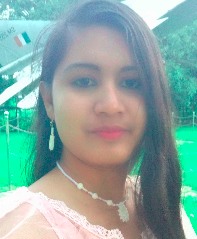
#> input picture newimage.png, 197 x 239 px
$ jupyter execute --allow-errors 'folium and face detection.ipynb'
#> lines starting #> are read from the running program, lines starting #| are printed output that depends on the picture; after the words box and inside, x2 and y2 are one past the last pixel; in counts of white or black regions, pixels touching at a corner belong together
[cell 1]
import matplotlib.pyplot as plt
import numpy

[cell 2]
x=numpy.random.randn(100,100)

[cell 3]
plt.hist(x)
plt.show()
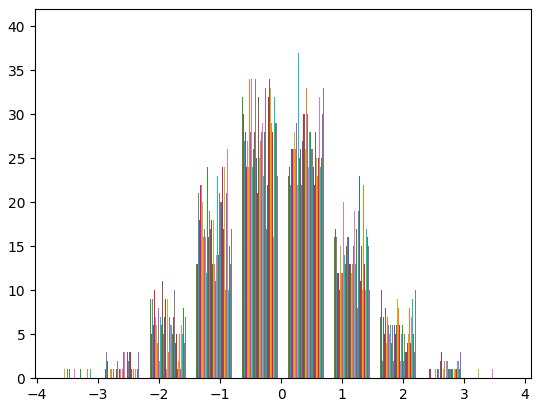
#> figure drawn by matplotlib, 1 panel; tallest bar 28 high, from x = 0.106 to 0.112; tallest bar 38 high, from x = -0.642 to -0.636; tallest bar 32 high, from x = -0.636 to -0.63

[cell 4]
plt.bar([1,2,3],[4,5,6])
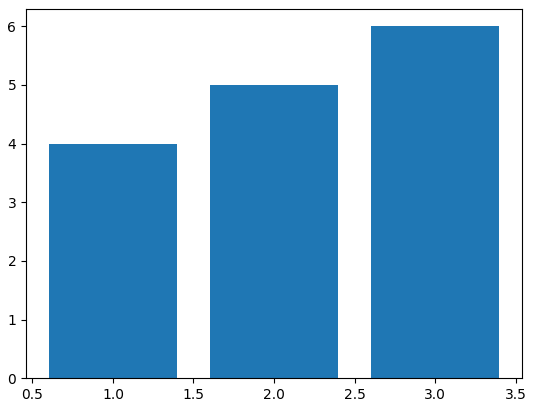
#> figure drawn by matplotlib, 1 panel; tallest bar 6 high, from x = 2.6 to 3.4

[cell 5]
dict1={"Ajay": 20,"Binay":30,"John" : 40}

[cell 6]
labels=dict1.keys()

[cell 7]
values=dict1.values()

[cell 8]
labels,values

#> (a cell that did not finish here is left out)

[cell 10]
plt.pie(values,labels=labels)
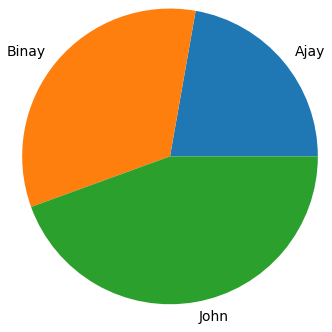
#> figure drawn by matplotlib, 1 panel

[cell 11]
import folium

#> (a cell that did not finish here is left out)

[cell 13]
cordinates=([38,-99],[33,-98])

#> (a cell that did not finish here is left out)

#> (a cell that did not finish here is left out)

[cell 16]
import cv2

[cell 17]
img=cv2.imread("newimage.png",1)
#> img is the input picture: shape (239, 197, 3); mean B, G, R 162.3, 169.1, 135.7
face=cv2.CascadeClassifier("haarcascade_frontalface_default.xml")

[cell 18]
detect=face.detectMultiScale(img)
#> detect = [[41, 33, 127, 127]]
print(detect)
#| [[ 41  33 127 127]]

[cell 19]
for a,b,c,d in detect:
    img=cv2.rectangle(img,(a,b),(a+c,b+d),(0,255,0),3)
#> this loop made 1 pass
#> pass 1, `img=cv2.rectangle(img,(a,b),(a+c,b+d),(0,255,0),3)`:
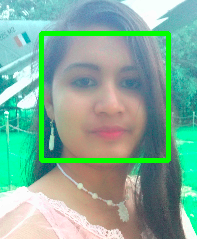
#> img: shape (239, 197, 3); 5.37% of pixels changed, all inside (x1, y1, x2, y2) = (39, 31, 171, 163)

$ run again, with B612_20200813_010705_047.jpg saved as newimage.png
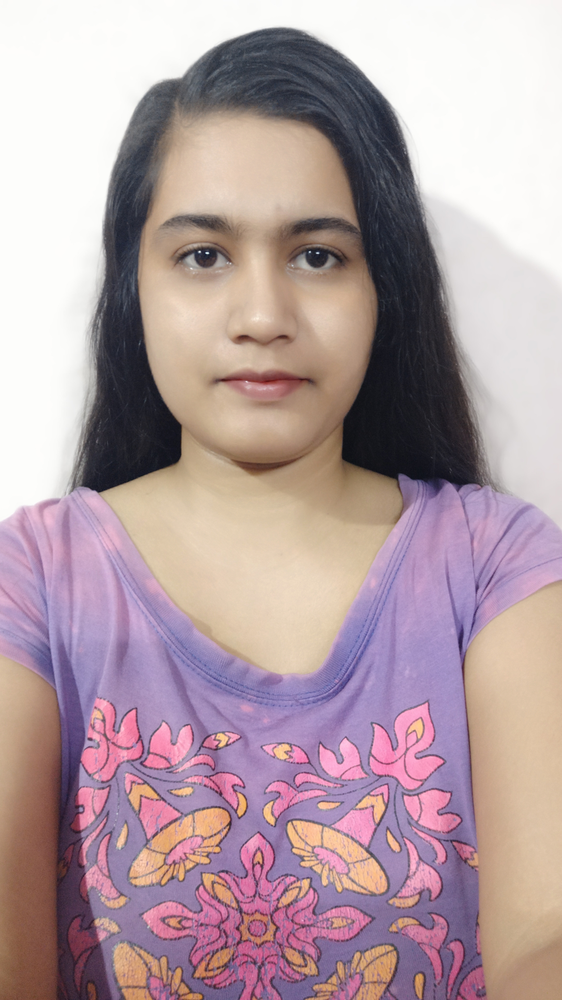
#> input picture B612_20200813_010705_047.jpg, 562 x 1000 px, shrunk from 2304 x 4096 before the run
#> img is the input picture: shape (1000, 562, 3); mean B, G, R 162.2, 157.4, 179
#> detect = [[81, 886, 72, 72], [104, 132, 311, 311]]
#| [[ 81 886  72  72]
#|  [104 132 311 311]]
#> the loop `for a,b,c,d in detect:` made 2 passes
#> pass 1, `img=cv2.rectangle(img,(a,b),(a+c,b+d),(0,255,0),3)`:
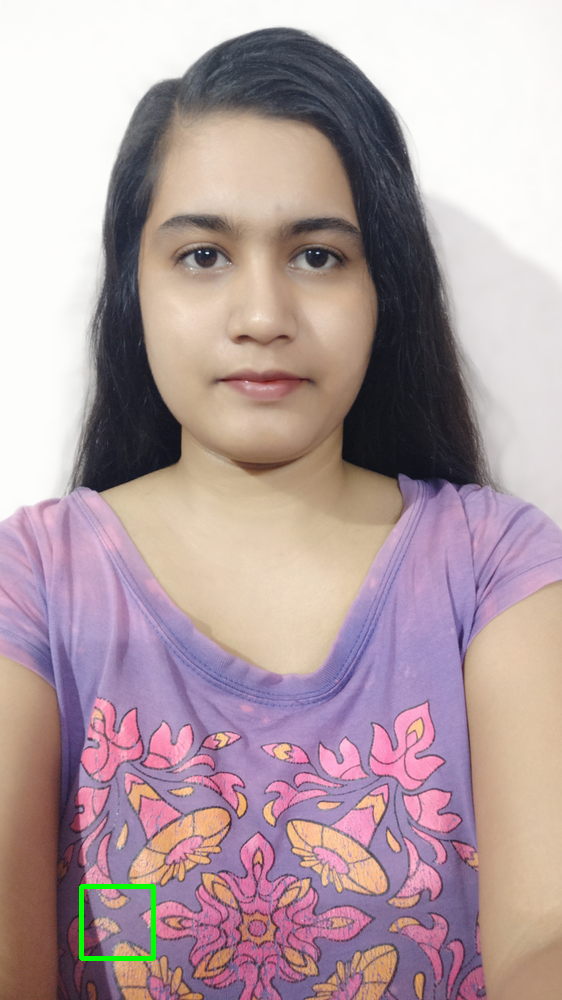
#> img: shape (1000, 562, 3); 0.25% of pixels changed, all inside (x1, y1, x2, y2) = (79, 884, 156, 961)
#> pass 2, `img=cv2.rectangle(img,(a,b),(a+c,b+d),(0,255,0),3)`:
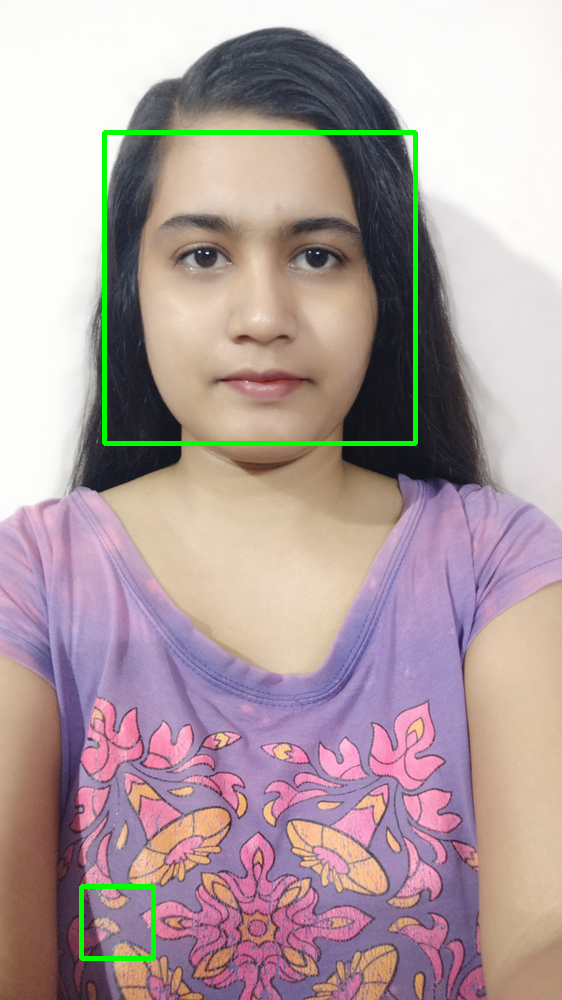
#> img: shape (1000, 562, 3); 1.1% of pixels changed, all inside (x1, y1, x2, y2) = (102, 130, 418, 446)
